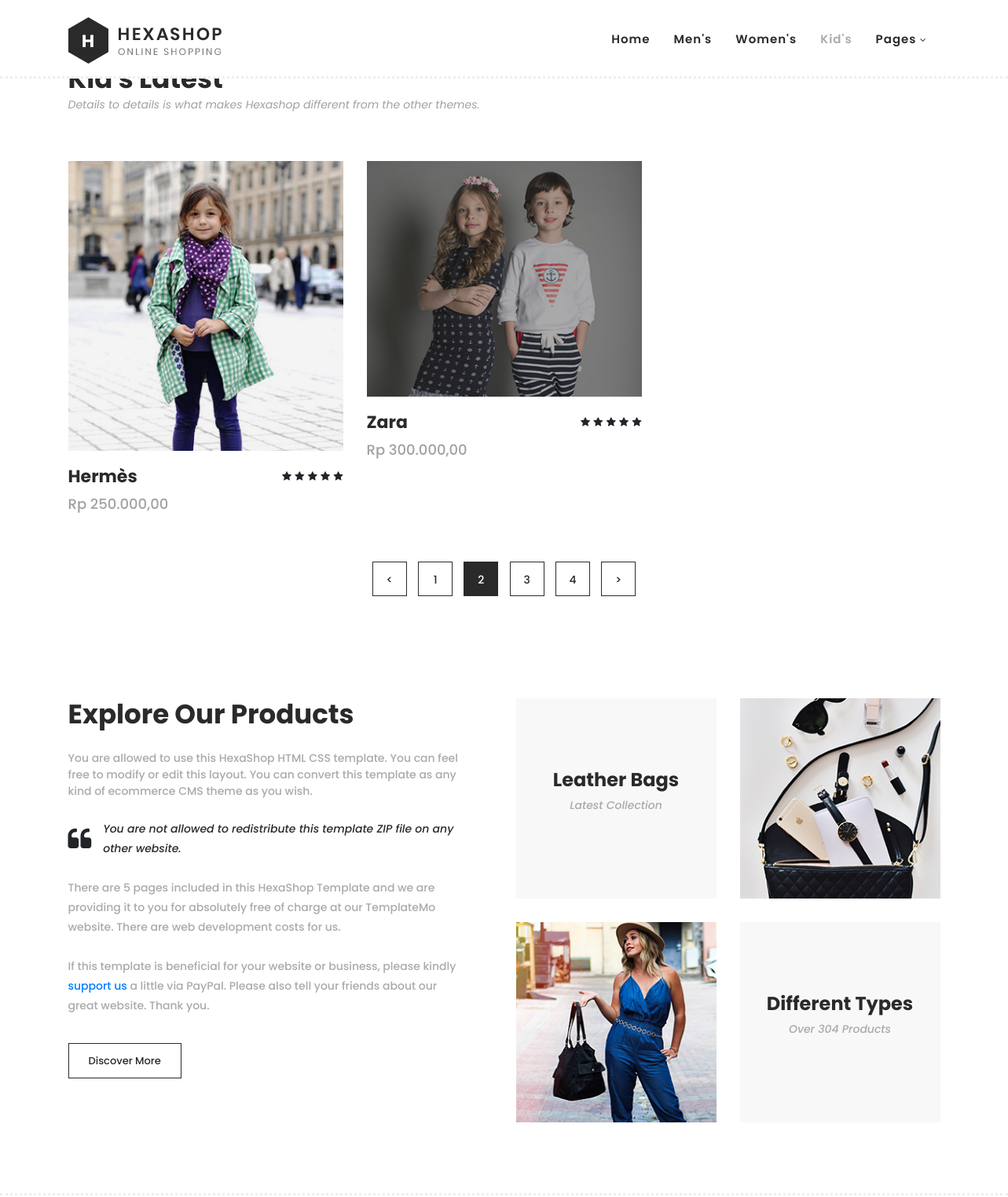
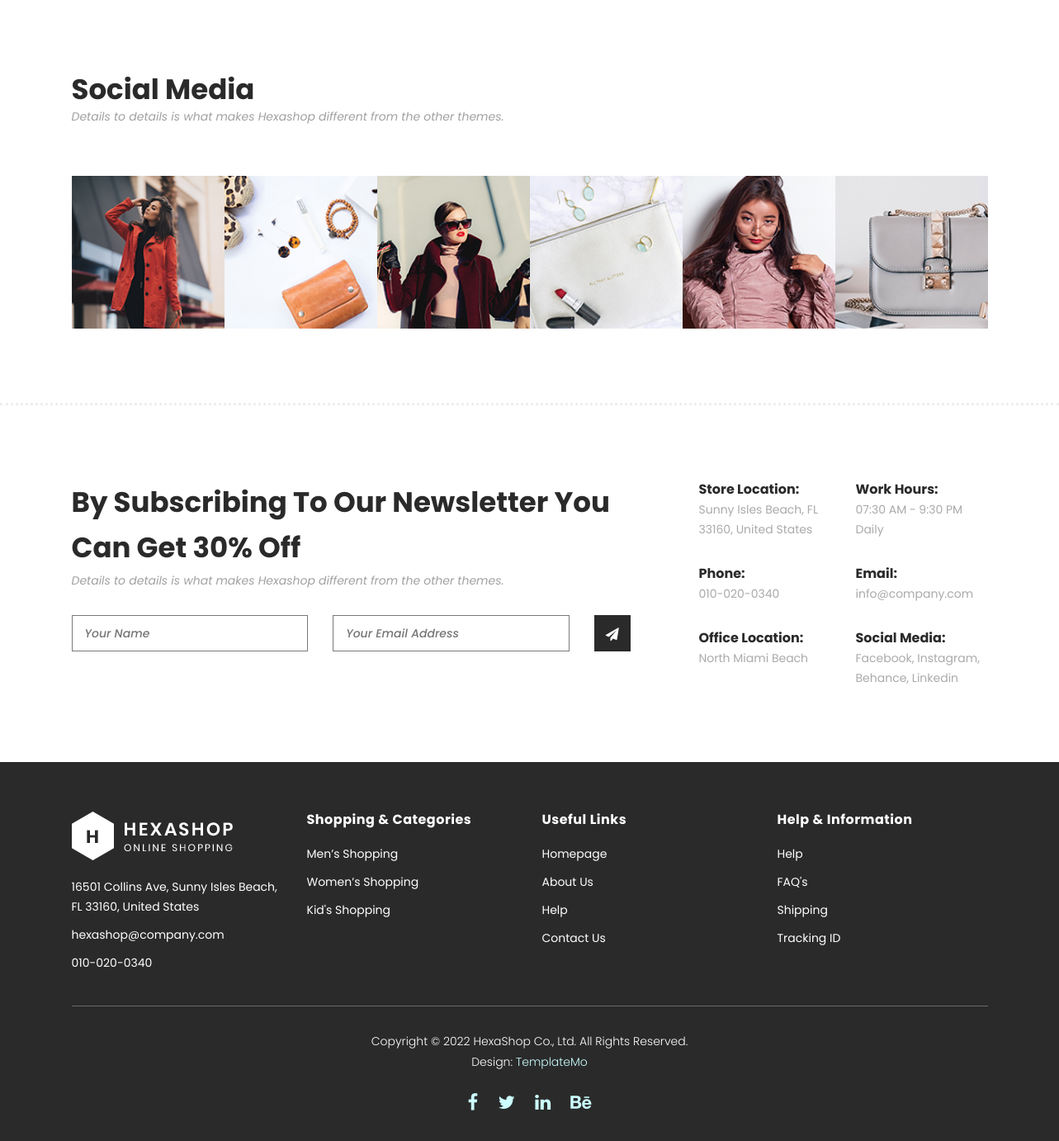
Screenshot of /user/kids.php with the database file from the repository (2 pictures, top to bottom).
### tables this page shows
CREATE TABLE `produk` (
  `id` int(11) NOT NULL,
  `nama_produk` varchar(255) DEFAULT NULL,
  `image` text DEFAULT NULL,
  `harga` decimal(11,0) DEFAULT NULL,
  `id_gender` int(11) DEFAULT NULL,
  `id_ukuran` int(11) NOT NULL,
  `id_status` int(11) NOT NULL
);

### user/kids.php (the view, shortened to what this page needs)
<!DOCTYPE html>
<html lang="en">
<head>
    <link rel="stylesheet" type="text/css" href="../assets/css/bootstrap.min.css">
    <link rel="stylesheet" type="text/css" href="../assets/css/font-awesome.css">
    <link rel="stylesheet" href="../assets/css/templatemo-hexashop.css">
    <link rel="stylesheet" href="../assets/css/owl-carousel.css">
    <link rel="stylesheet" href="../assets/css/lightbox.css">
</head>
<body>
    <?php
    include '../koneksi.php';
    $query = mysqli_query($conn, "SELECT * from produk as p join ukuran_produk as up on p.id_ukuran = up.id_ukuran join status_produk as sp on p.id_status = sp.id_status ORDER BY p.id ASC;");
    ?>
    <header class="header-area header-sticky">
        <div class="container">
            <div class="row">
                <div class="col-12">
                    <nav class="main-nav">
                        <a href="index.php" class="logo">
                            <img src="../assets/images/logo.png">
                        </a>
                        <ul class="nav">
                            <li class="scroll-to-section"><a href="index.php">Home</a></li>
                            <li class="scroll-to-section"><a href="men.php">Men's</a></li>
                            <li class="scroll-to-section"><a href="women.php">Women's</a></li>
                            <li class="scroll-to-section"><a href="#top" class="active">Kid's</a></li>
                            <li class="submenu">
                                <a href="javascript:;">Pages</a>
                            </li>
                    </nav>
                </div>
            </div>
        </div>
    </header>
    <section class="section" id="products">
        <div class="container">
            <div class="row">
                <div class="col-lg-6">
                    <div class="section-heading">
                        <h2 style="text-align: left">Kid's Latest</h2>
                        <span>Details to details is what makes Hexashop different from the other themes.</span>
                    </div>
                </div>
            </div>
        </div>
        <div class="container">
            <div class="row">
                <?php
                if (mysqli_num_rows($query) > 0) {
                    while ($data = mysqli_fetch_array($query)) {
                        if ($data["id_gender"] == '3' && $data["id_status"] == '1') {
                            ?>
                            <div class="col-lg-4">
                                <div class="item">
                                    <div class="thumb">
                                        <img src="<?php echo $data["image"] ?>" alt="">
                                    </div>
                                    <div class="down-content">
                                        <h4><?php echo $data["nama_produk"] ?></h4>
                                        <span>
                                        <?php echo rupiah($data["harga"]); ?>
                                    </span>
                                        <ul class="stars">
                                            <li><i class="fa fa-star"></i></li>
                                            <li><i class="fa fa-star"></i></li>
                                            <li><i class="fa fa-star"></i></li>
                                            <li><i class="fa fa-star"></i></li>
                                            <li><i class="fa fa-star"></i></li>
                                        </ul>
                                    </div>
                                </div>
                            </div>
                            <?php
                        }
                    }
                }
                ?>
                <div class="col-lg-12">
                    <div class="pagination">
                        <ul>
                        <li>
                                <a href="#"><</a>
                            </li>
                            <li>
                                <a href="#">1</a>
                            </li>
                            <li class="active">
                                <a href="#">2</a>
                            </li>
                            <li>
                                <a href="#">3</a>
                            </li>
                            <li>
                                <a href="#">4</a>
                            </li>
                            <li>
                                <a href="#">></a>
                            </li>
                        </ul>
                    </div>
                </div>
            </div>
        </div>
    </section>
    <section class="section" id="explore">
        <div class="container">
            <div class="row">
                <div class="col-lg-6">
                    <div class="left-content">
                        <h2>Explore Our Products</h2>
                        <span>You are allowed to use this HexaShop HTML CSS template. You can feel free to modify or
                            edit this layout. You can convert this template as any kind of ecommerce CMS theme as you
                            wish.</span>
                        <div class="quote">
                            <i class="fa fa-quote-left"></i>
                            <p>You are not allowed to redistribute this template ZIP file on any other website.</p>
                        </div>
                        <p>There are 5 pages included in this HexaShop Template and we are providing it to you for
                            absolutely free of charge at our TemplateMo website. There are web development costs for us.
                        </p>
                        <p>If this template is beneficial for your website or business, please kindly <a rel="nofollow"
                                href="https://paypal.me/templatemo" target="_blank">support us</a> a little via PayPal.
                            Please also tell your friends about our great website. Thank you.</p>
                        <div class="main-border-button">
                            <a href="products.html">Discover More</a>
                        </div>
                    </div>
                </div>
                <div class="col-lg-6">
                    <div class="right-content">
                        <div class="row">
                            <div class="col-lg-6">
                                <div class="leather">
                                    <h4>Leather Bags</h4>
                                    <span>Latest Collection</span>
                                </div>
                            </div>
                            <div class="col-lg-6">
                                <div class="first-image">
                                    <img src="../assets/images/explore-image-01.jpg" alt="">
                                </div>
                            </div>
                            <div class="col-lg-6">
                                <div class="second-image">
                                    <img src="../assets/images/explore-image-02.jpg" alt="">
                                </div>
                            </div>
                            <div class="col-lg-6">
                                <div class="types">
                                    <h4>Different Types</h4>
                                    <span>Over 304 Products</span>
                                </div>
                            </div>
                        </div>
                    </div>
                </div>
            </div>
        </div>
    </section>
    <section class="section" id="social">
        <div class="container">
            <div class="row">
                <div class="col-lg-12">
                    <div class="section-heading">
                        <h2>Social Media</h2>
                        <span>Details to details is what makes Hexashop different from the other themes.</span>
                    </div>
                </div>
            </div>
        </div>
        <div class="container">
            <div class="row images">
                <div class="col-2">
                    <div class="thumb">
                        <img src="../assets/images/instagram-01.jpg" alt="">
                    </div>
                </div>
                <div class="col-2">
                    <div class="thumb">
                        <img src="../assets/images/instagram-02.jpg" alt="">
                    </div>
                </div>
                <div class="col-2">
                    <div class="thumb">
                        <img src="../assets/images/instagram-03.jpg" alt="">
                    </div>
                </div>
                <div class="col-2">
                    <div class="thumb">
                        <img src="../assets/images/instagram-04.jpg" alt="">
                    </div>
                </div>
                <div class="col-2">
                    <div class="thumb">
                        <img src="../assets/images/instagram-05.jpg" alt="">
                    </div>
                </div>
                <div class="col-2">
                    <div class="thumb">
                        <img src="../assets/images/instagram-06.jpg" alt="">
                    </div>
                </div>
            </div>
        </div>
    </section>
    <div class="subscribe">
        <div class="container">
            <div class="row">
                <div class="col-lg-8">
                    <div class="section-heading">
                        <h2>By Subscribing To Our Newsletter You Can Get 30% Off</h2>
                        <span>Details to details is what makes Hexashop different from the other themes.</span>
                    </div>
                    <form id="subscribe" action="" method="get">
                        <div class="row">
                            <div class="col-lg-5">
                                <fieldset>
                                    <input name="name" type="text" id="name" placeholder="Your Name" required="">
                                </fieldset>
                            </div>
                            <div class="col-lg-5">
                                <fieldset>
                                    <input name="email" type="text" id="email" pattern="[^ @]*@[^ @]*"
                                        placeholder="Your Email Address" required="">
                                </fieldset>
                            </div>
                            <div class="col-lg-2">
                                <fieldset>
                                    <button type="submit" id="form-submit" class="main-dark-button"><i
                                            class="fa fa-paper-plane"></i></button>
                                </fieldset>
                            </div>
                        </div>
                    </form>
                </div>
                <div class="col-lg-4">
                    <div class="row">
                        <div class="col-6">
                            <ul>
                                <li>Store Location:<br><span>Sunny Isles Beach, FL 33160, United States</span></li>
                                <li>Phone:<br><span>010-020-0340</span></li>
                                <li>Office Location:<br><span>North Miami Beach</span></li>
                            </ul>
                        </div>
                        <div class="col-6">
                            <ul>
                                <li>Work Hours:<br><span>07:30 AM - 9:30 PM Daily</span></li>
                                <li>Email:<br><span>info@company.com</span></li>
                                <li>Social Media:<br><span><a href="#">Facebook</a>, <a href="#">Instagram</a>, <a
                                            href="#">Behance</a>, <a href="#">Linkedin</a></span></li>
                            </ul>
                        </div>
                    </div>
                </div>
            </div>
        </div>
    </div>
    <footer>
        <div class="container">
            <div class="row">
                <div class="col-lg-3">
                    <div class="first-item">
                        <div class="logo">
                            <img src="../assets/images/white-logo.png" alt="hexashop ecommerce templatemo">
                        </div>
                        <ul>
                            <li><a href="#">16501 Collins Ave, Sunny Isles Beach, FL 33160, United States</a></li>
                            <li><a href="#">hexashop@company.com</a></li>
                            <li><a href="#">010-020-0340</a></li>
                        </ul>
                    </div>
                </div>
                <div class="col-lg-3">
                    <h4>Shopping &amp; Categories</h4>
                    <ul>
                        <li><a href="#">Men’s Shopping</a></li>
                        <li><a href="#">Women’s Shopping</a></li>
                        <li><a href="#">Kid's Shopping</a></li>
                    </ul>
                </div>
                <div class="col-lg-3">
                    <h4>Useful Links</h4>
                    <ul>
                        <li><a href="#">Homepage</a></li>
                        <li><a href="#">About Us</a></li>
                        <li><a href="#">Help</a></li>
                        <li><a href="#">Contact Us</a></li>
                    </ul>
                </div>
                <div class="col-lg-3">
                    <h4>Help &amp; Information</h4>
                    <ul>
                        <li><a href="#">Help</a></li>
                        <li><a href="#">FAQ's</a></li>
                        <li><a href="#">Shipping</a></li>
                        <li><a href="#">Tracking ID</a></li>
                    </ul>
                </div>
                <div class="col-lg-12">
                    <div class="under-footer">
                        <p>Copyright © 2022 HexaShop Co., Ltd. All Rights Reserved.
                            <br>Design: <a href="https://templatemo.com" target="_parent"
                                title="free css templates">TemplateMo</a>
                        </p>
                        <ul>
                            <li><a href="#"><i class="fa fa-facebook"></i></a></li>
                            <li><a href="#"><i class="fa fa-twitter"></i></a></li>
                            <li><a href="#"><i class="fa fa-linkedin"></i></a></li>
                            <li><a href="#"><i class="fa fa-behance"></i></a></li>
                        </ul>
                    </div>
                </div>
            </div>
        </div>
    </footer>
        <?php
        function rupiah($angka)
        {
            $hasil_rupiah = "Rp " . number_format($angka, 2, ',', '.');
            return $hasil_rupiah;
        }
        ?>
</body>
</html>

### rows the page displays
produk: image (picture), nama_produk "Hermès", harga "Rp 250.000,00"
produk: image (picture), nama_produk "Zara", harga "Rp 300.000,00"
